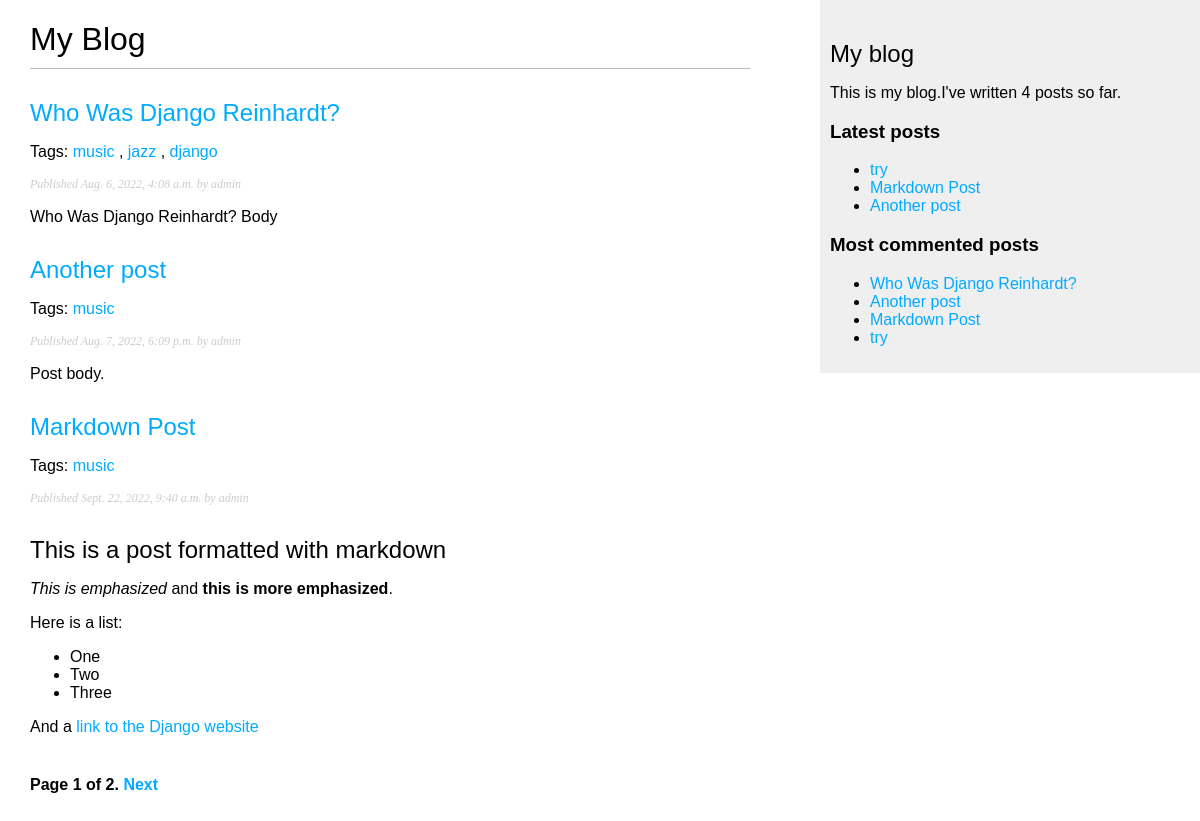
Screenshot of /blog/ with the database file from the repository.
### blog/models.py (models this page shows)
class Post(models.Model):
    STATUS_CHOICES = (
        ('draft', 'Draft'),
        ('published', 'Published'),
    )
    title = models.CharField(max_length=250)
    slug = models.SlugField(max_length=250,
    unique_for_date='publish')
    author = models.ForeignKey(User,on_delete=models.CASCADE, related_name='blog_posts')
    body = models.TextField()
    publish = models.DateTimeField(default=timezone.now)
    created = models.DateTimeField(auto_now_add=True)
    updated = models.DateTimeField(auto_now=True)
    status = models.CharField(max_length=10,choices=STATUS_CHOICES, default='draft')
    objects = models.Manager() # The default manager. published = PublishedManager() # Our custom manager.
    published = PublishedManager() # Our custom manager.
    tags = TaggableManager()
    def get_absolute_url(self):
        return reverse('blog:post_detail', args=[self.publish.year, self.publish.month,self.publish.day, self.slug])

### blog/views.py (the view)
# urls.py: path('', views.post_list, name='post_list'),
def post_list(request,tag_slug=None):
    object_list = Post.published.all()
    tag = None
    if tag_slug:
        tag = get_object_or_404(Tag, slug=tag_slug)
        object_list = object_list.filter(tags__in=[tag])
    paginator = Paginator(object_list, 3) # 3 posts in each page
    page = request.GET.get('page')
    try:
        posts = paginator.page(page)
    except PageNotAnInteger:
        posts = paginator.page(1)
    except EmptyPage:
        posts = paginator.page(paginator.num_pages)
    return render(request,
                 'blog/post/list.html',
                 {'page': page,
                  'posts': posts,
                  'tag': tag})

### blog/models.py (called while the page is built)
    def get_queryset(self):
        return super(PublishedManager,
            self).get_queryset()\
                .filter(status='published')

### blog/templatetags/blog_tags.py (called while the page is built)
@register.simple_tag
def total_posts():
    return Post.published.count()

@register.inclusion_tag('blog/post/latest_posts.html')
def show_latest_posts(count=5):
    latest_posts = Post.published.order_by('-publish')[:count]
    return {'latest_posts': latest_posts}

@register.simple_tag
def get_most_commented_posts(count=5):
    return Post.published.annotate(total_comments=Count('comments') ).order_by('-total_comments')[:count]

@register.filter(name='markdown')
def markdown_format(text):
    return mark_safe(markdown.markdown(text))

### blog/templates/blog/post/list.html (shortened to what this page needs)
{% extends "blog/base.html" %}
{% load blog_tags %}
{% block content %}
    <h1>My Blog</h1>
    {% for post in posts %}
        <h2>
            <a href="{{ post.get_absolute_url }}"> {{ post.title }}</a>
        </h2>
        <p class="tags"> Tags:
            {% for tag in post.tags.all %}
                <a href="{% url "blog:post_list_by_tag" tag.slug %}"> {{ tag.name }}</a>
                {% if not forloop.last %}, {% endif %}
            {% endfor %}
        </p>
        <p class="date"> Published {{ post.publish }} by {{ post.author }} </p>
            {{ post.body|markdown|truncatewords_html:30 }}
    {% endfor %}
{% include "pagination.html" with page=posts %}
{% endblock %}

### blog/templates/blog/base.html (shortened to what this page needs)
{% load blog_tags %}
{% load static %}
<!DOCTYPE html>
<html>
    <head>
        <link href="{% static "css/blog.css" %}" rel="stylesheet">
    </head>
    <body>
        <div id="content">
            {% block content %} {% endblock %}
        </div>
        <div id="sidebar">
            <h2>My blog</h2>
            <p>This is my blog.I've written {% total_posts %} posts so far.</p>
            <h3>Latest posts</h3>
            {% show_latest_posts 3 %}
            <h3>Most commented posts</h3>
            {% get_most_commented_posts as most_commented_posts %}
            <ul>
                {% for post in most_commented_posts %}
                    <li>
                        <a href="{{ post.get_absolute_url }}">{{ post.title }}</a>
                    </li>
                {% endfor %}
            </ul>
        </div>
    </body>
</html>

### blog/templates/blog/post/latest_posts.html
<ul>
    {% for post in latest_posts %}
        <li>
            <a href="{{ post.get_absolute_url }}">{{ post.title }}</a>
        </li>
    {% endfor %}
</ul>

### blog/static/css/blog.css (style rules this page uses)
body { margin:0; padding:0; font-family:helvetica, sans-serif; }
a { color:#00abff; text-decoration:none; }
h1 { font-weight:normal; border-bottom:1px solid #bbb; padding:0 0 10px 0; }
h2 { font-weight:normal; margin:30px 0 0; }
#content { float:left; width:60%; padding:0 0 0 30px; }
#sidebar { float:right; width:30%; padding:10px; background:#efefef; height:100%; }
p.date { color:#ccc; font-family: georgia, serif; font-size: 12px; font-style: italic; }

### rows the page displays
Post: title "Who Was Django Reinhardt?", publish "Aug. 6, 2022, 4:08 a.m.", author "admin", body "Who Was Django Reinhardt? Body"
Tag: name "music"
Tag: name "jazz"
Tag: name "django"
Post: title "Another post", publish "Aug. 7, 2022, 6:09 p.m.", author "admin", body "Post body."
Post: title "Markdown Post", publish "Sept. 22, 2022, 9:40 a.m.", author "admin", body "This is a post formatted with markdown This is emphasized and this is more emphasized . Here is a list: One Two Three And a link to the Django website"
Post: title "try"

### other values shown
{{ page.number }} "1"
{{ page.paginator.num_pages }} "2"
